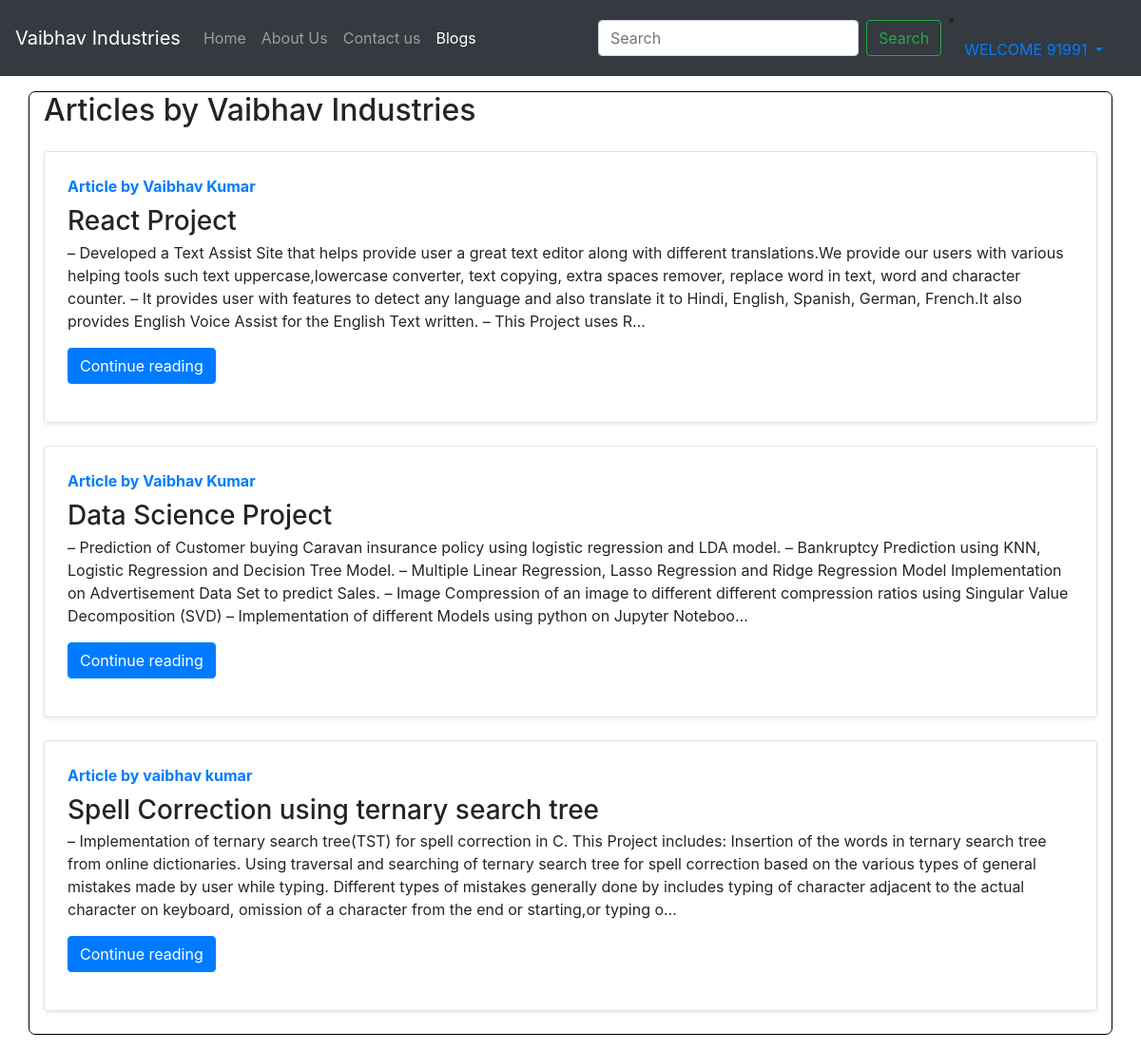
/blog (signed in), run on the app's committed database.
### vaibhav_app/models.py (models this page shows, shortened)
class Post(models.Model):
    sno=models.AutoField(primary_key=True)
    title=models.CharField(max_length=255)
    author=models.CharField(max_length=14)
    slug=models.CharField(max_length=130)
    timeStamp=models.DateTimeField(blank=True)
    content=models.TextField()

### vaibhav_app/views.py (the view)
# urls.py: path('blog',views.blog,name='vaibhav_app_blog'),
def blog(request):
    allPosts= Post.objects.all()
    context={'allPosts': allPosts}
    return render(request,"blog.html",context)

### templates/blog.html (shortened to what this page needs)
{% extends 'base.html' %}
{% block blogactive %}active{% endblock blogactive %}
{% block body %}
<div class="container my-3" style="background-color:white; border: 1px solid black; border-radius:7px">
    <h2>Articles by Vaibhav Industries</h2>
    {% for post in allPosts  %}
    <div class="row no-gutters border rounded overflow-hidden flex-md-row mb-4 shadow-sm h-md-250 my-4 position-relative">
        <div class="col p-4 d-flex flex-column position-static">
            <strong class="d-inline-block mb-2 text-primary">Article  by {{post.author}}</strong>
            <h3 class="mb-0">{{post.title}}</h3>
            <p class="card-text mb-auto">{{post.content| truncatechars:500}}</p>
            <div class="my-3">
            	<a href="/blog/{{post.slug}}" role="button" class="btn btn-primary">Continue reading</a>
            </div>
        </div>
        </div>
    {% endfor %}
</div>
{% endblock body %}

### templates/base.html (shortened to what this page needs)
<!doctype html>
<html lang="en">
  <head>
    <link rel="stylesheet" href="https://stackpath.bootstrapcdn.com/bootstrap/4.4.1/css/bootstrap.min.css">
  </head>
  <body>
<nav class="navbar navbar-expand-lg navbar-dark bg-dark">
  <a class="navbar-brand" href="#">Vaibhav Industries</a>
  <div class="collapse navbar-collapse" id="navbarSupportedContent">
    <ul class="navbar-nav mr-auto">
      <li class="nav-item {% block homeactive %}{% endblock homeactive %}">
        <a class="nav-link" href="/">Home <span class="sr-only">(current)</span></a>
      </li>
      <li class="nav-item {% block aboutactive %}{% endblock aboutactive %}">
        <a class="nav-link" href="/about">About Us</a>
      </li>
      <li class="nav-item {% block contactactive %}{% endblock contactactive %}">
        <a class="nav-link" href="/contacts">Contact us</a>
      </li>
      <li class="nav-item {% block blogactive %}{% endblock blogactive %}">
        <a class="nav-link" href="/blog">Blogs</a>
      </li>
    </ul>
    <form method="get" action="/search" class="form-inline mr-2">
      <input class="form-control mr-sm-2" type="search" placeholder="Search" aria-label="Search" name="query" id="query">
      <button class="btn btn-outline-success my-2 my-sm-0" type="submit" >Search</button>
    </form>
    {% if user.is_authenticated %}
    <li class="nav-item dropdown mr-2">
      <a class="nav-link dropdown-toggle" href="#" id="navbarDropdown" role="button" data-toggle="dropdown" aria-haspopup="true" aria-expanded="false">
        WELCOME {{request.user}}
      </a>
    </li>
    </div>
    {% endif %}
</nav>
{% block body %} {% endblock body %}
  </body>
</html>

### data on the page
Post: author "Vaibhav Kumar", title "React Project", content "– Developed a Text Assist Site that helps provide user a great text editor along with different translations.We provide our users with various helping tools such text uppercase,lowercase converter, text copying, extra spaces remover, replace word in text, word and character counter. – It provides user with features to detect any language and also translate it to Hindi, English, Spanish, German, French.It also provides English Voice Assist for the English Text written. – This Project uses R…"
Post: author "Vaibhav Kumar", title "Data Science Project", content "– Prediction of Customer buying Caravan insurance policy using logistic regression and LDA model. – Bankruptcy Prediction using KNN, Logistic Regression and Decision Tree Model. – Multiple Linear Regression, Lasso Regression and Ridge Regression Model Implementation on Advertisement Data Set to predict Sales. – Image Compression of an image to different different compression ratios using Singular Value Decomposition (SVD) – Implementation of different Models using python on Jupyter Noteboo…"
Post: author "vaibhav kumar", title "Spell Correction using ternary search tree", content "– Implementation of ternary search tree(TST) for spell correction in C. This Project includes: Insertion of the words in ternary search tree from online dictionaries. Using traversal and searching of ternary search tree for spell correction based on the various types of general mistakes made by user while typing. Different types of mistakes generally done by includes typing of character adjacent to the actual character on keyboard, omission of a character from the end or starting,or typing o…"

### other printed values
{{ request.user }} "91991"
